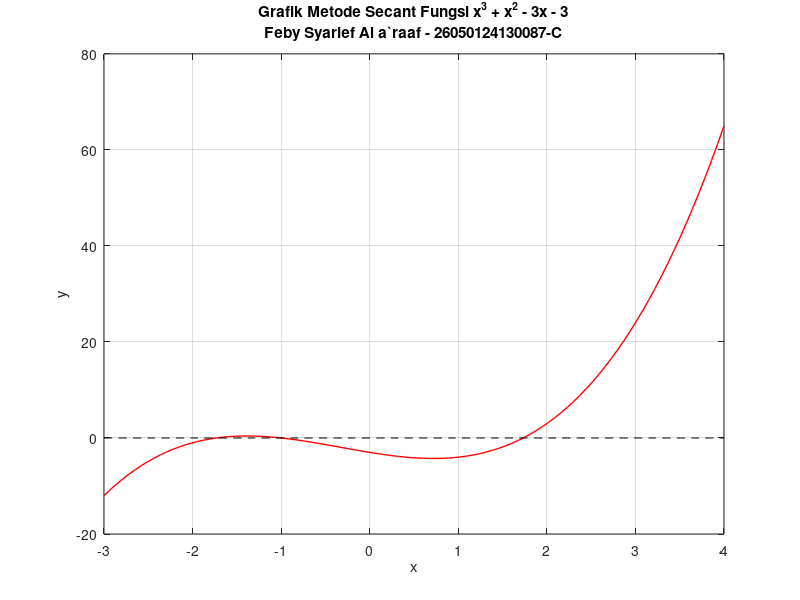

Write the MATLAB code that produced this figure. (Note: this script raises an error after producing the figure.)
figure
x = linspace(-3,4,100);
fx = x.^3 + x.^2 - 3*x - 3;
plot(x,fx,'r','LineWidth', 1)
hold on
plot(x,zeros(size(x)),'k--')
grid on
xlabel('x')
ylabel('y')
title({'Grafik Metode Secant Fungsi x^3 + x^2 - 3x - 3';'Feby Syarief Al a`raaf - 26050124130087-C'})

iterasi = 0;

% Nilai awal
xn_minus1 = 1;  % X_{n-1}
xn = 3;         % X_n
Ea_max = 10^(-4); % Batas toleransi
maks_iterasi = 100; % Batas iterasi maksimum

% Hitung fungsi di titik awal
[fxn_minus1, fxn] = secant_func(xn_minus1, xn);

fprintf('\n%-10s %-12s %-12s %-12s %-12s %-12s\n', ...
    'Iterasi', 'X_{n-1}', 'X_n', 'X_{n+1}', 'f(X_{n+1})', 'Error');
fprintf('%-10s %-12s %-12s %-12s %-12s %-12s\n', ...
    '---------', '----------', '----------', '----------', '----------', '----------');

while iterasi < maks_iterasi
    iterasi = iterasi + 1;
    
    % Rumus Secant
    xn1 = xn - (fxn * (xn - xn_minus1)) / (fxn - fxn_minus1);
    
    % Hitung fungsi di titik baru
    fxn1 = secant_single(xn1);
    
    % Hitung error
    if iterasi > 1
        error = abs(xn1 - xn);
    else
        error = NaN;
    end
    
    fprintf('%-10d %-12.6f %-12.6f %-12.6f %-12.6f %-12.6f\n', ...
        iterasi, xn_minus1, xn, xn1, fxn1, error);

    % Cek konvergensi
    if iterasi > 1 && error <= Ea_max
        akar = xn1;
        fprintf('\nKonvergensi tercapai!\n');
        fprintf('Jumlah iterasi = %i \n', iterasi);
        fprintf('Nilai f(x_{n+1}) = %.6f \n', fxn1);
        fprintf('Error = %.6f \n', error);
        fprintf('Akar persamaan = %.6f \n', akar);
        
        plot(akar, 0, 'bx', 'MarkerSize', 10, 'LineWidth', 2);
        legend('f(x)', 'y=0', 'Akar Persamaan', 'Location', 'best');
        return
    end
    
    % Jika akar eksak
    if abs(fxn1) < 1e-10
        akar = xn1;
        fprintf('\nAkar eksak ditemukan!\n');
        fprintf('Jumlah iterasi = %i \n', iterasi);
        fprintf('Nilai f(x_{n+1}) = %.6f \n', fxn1);
        fprintf('Akar persamaan = %.6f \n', akar);
        
        plot(akar, 0, 'bx', 'MarkerSize', 10, 'LineWidth', 2);
        legend('f(x)', 'y=0', 'Akar Persamaan', 'Location', 'best');
        return
    end
   
    % Update nilai
    xn_minus1 = xn;
    xn = xn1;
    fxn_minus1 = fxn;
    fxn = fxn1;
end

if iterasi >= maks_iterasi
    fprintf('\nMaksimum iterasi tercapai tanpa konvergensi\n');
    fprintf('Nilai terakhir X_{n+1} = %.6f dengan f(X_{n+1}) = %.6f\n', xn1, fxn1);
    
    plot(xn1, 0, 'bx', 'MarkerSize', 10, 'LineWidth', 2);
    legend('f(x)', 'y=0', 'Pendekatan Akhir', 'Location', 'best');
end

% ====== Fungsi Pendukung ======
function [fa, fb] = secant_func(xa, xb)
    % Fungsi untuk dua titik
    fa = xa^3 + xa^2 - 3*xa - 3;
    fb = xb^3 + xb^2 - 3*xb - 3;
end

function fx = secant_single(x)
    % Fungsi untuk satu titik
    fx = x^3 + x^2 - 3*x - 3;
end
